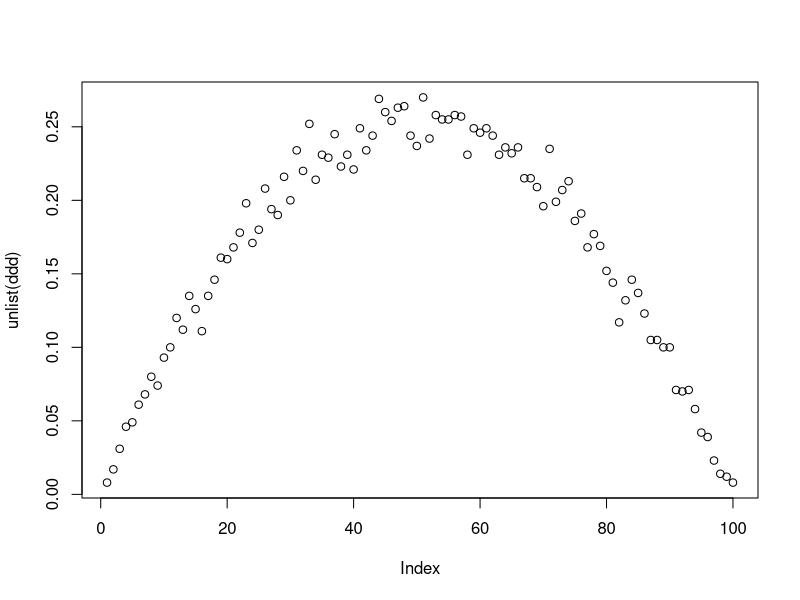

The R source for this figure: (Note: a time limit stopped this script after it produced the figure.)
#Step 1
make_choice <- function (N, split_number) {
  count <- 0
  n_trials <- 1000
  for (nn in 1:n_trials) {
    input_list <- sample(1:N)
    evagrp <- input_list [1:split_number]
    ## YY: (split_number+1):N, not split_number+1:N
    selgrp <- input_list [(split_number+1):N]
    ## YY: this condition is not right. E.g. we have 3 elements: 1, 2, 3.
    # selgrp: 1
    # evagrp: 3, 2
    # pass = 2. but we can find the best secretary.
    pass <- which(selgrp>=max(evagrp))
    if (length(pass) == 1) {
      count <- count + 1
      # YY: shall use next
      next
      # break
    }
  }
  return (count/n_trials)
}

# YY: the loop is already in the make_choice() function.
# aa <- mean(replicate(1000, make_choice(100, 50)))
# aa
make_choice(100, 50)

# Running the function for 10K times, aa = 25.2103 . When we split the evaluation and selection groups evenly by two, 
# there is ~25.21% chance to get N (where N = 100 = best secretary)

#Step 2

f <- function (N) {
  number <- list()
  n_trials <- 1000
  for (mm in 1:N) {
    count <- 0
    for (nn in 1:n_trials) {
      a <- sample(1:N)
      b <- a [1:mm] 
      c <- a [(mm+1):N]
      pass <- which(c>=max(b))
      ##: YY also not correct.
      if (length(pass) == 1) {
        count <- count + 1
      }
    }
    number[mm] <- count / n_trials
  }
  number
}

ddd <- f(100)
plot(unlist(ddd))

ddd <- replicate(1000, f(100))
# repeat the function 1000 times when the splitting is based on 1 to N/2
# we now have a matrix of 50 rows (test scenarios) and 1000 columns (1000 trials per scenario)
m <- matrix(unlist(ddd), nrow(ddd), dimnames = dimnames(ddd))
plot(rowMeans(m))
# get mean result for each row to see which row (test scenario) is the best
# last few scenarios yield: [43]24.684 [44]24.999 [45]25.012 [46]25.121 [47]25.199 [48]25.110 [49]25.296 [50]25.116
# setting evaluation group as 49 seems the optimal value for splitting N=100 secretaries
